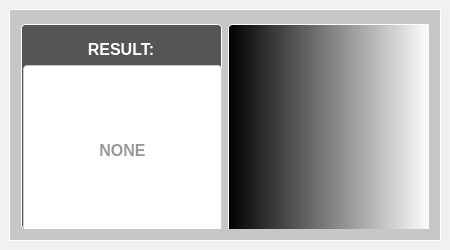
<?xml version="1.0" encoding="UTF-8"?>
<ui version="4.0">
 <class>MainWindow</class>
 <widget class="QMainWindow" name="MainWindow">
  <property name="geometry">
   <rect>
    <x>0</x>
    <y>0</y>
    <width>450</width>
    <height>250</height>
   </rect>
  </property>
  <property name="minimumSize">
   <size>
    <width>450</width>
    <height>250</height>
   </size>
  </property>
  <property name="maximumSize">
   <size>
    <width>450</width>
    <height>250</height>
   </size>
  </property>
  <property name="cursor">
   <cursorShape>PointingHandCursor</cursorShape>
  </property>
  <property name="windowTitle">
   <string>Scanner S4-190</string>
  </property>
  <property name="windowIcon">
   <iconset theme="/Logo.png">
    <normaloff>../../S4190_Rebuild</normaloff>../../S4190_Rebuild</iconset>
  </property>
  <property name="styleSheet">
   <string notr="true"/>
  </property>
  <widget class="QWidget" name="centralwidget">
   <property name="minimumSize">
    <size>
     <width>450</width>
     <height>250</height>
    </size>
   </property>
   <property name="maximumSize">
    <size>
     <width>450</width>
     <height>250</height>
    </size>
   </property>
   <property name="styleSheet">
    <string notr="true">background-color: #f1f1f1</string>
   </property>
   <layout class="QHBoxLayout" name="horizontalLayout">
    <item>
     <widget class="QGroupBox" name="MainWrapper">
      <property name="cursor">
       <cursorShape>PointingHandCursor</cursorShape>
      </property>
      <property name="styleSheet">
       <string notr="true">background-color: #c7c7c7; border: 1px solid #fff;</string>
      </property>
      <property name="title">
       <string/>
      </property>
      <layout class="QHBoxLayout" name="horizontalLayout_2">
       <item>
        <widget class="QGroupBox" name="ResultBox">
         <property name="styleSheet">
          <string notr="true">background-color: rgb(85, 85, 85); border-radius: 4px; color: #fff;font-weight: bold;</string>
         </property>
         <property name="title">
          <string/>
         </property>
         <widget class="QLabel" name="ResultText">
          <property name="geometry">
           <rect>
            <x>30</x>
            <y>0</y>
            <width>140</width>
            <height>51</height>
           </rect>
          </property>
          <property name="font">
           <font>
            <family>Segoe UI</family>
            <pointsize>12</pointsize>
            <weight>75</weight>
            <italic>false</italic>
            <bold>true</bold>
           </font>
          </property>
          <property name="styleSheet">
           <string notr="true">
font: 12pt &quot;Segoe UI&quot;; border: none; color: #fff; background: none; font-weight: bold;</string>
          </property>
          <property name="text">
           <string>RESULT:</string>
          </property>
          <property name="alignment">
           <set>Qt::AlignCenter</set>
          </property>
         </widget>
         <widget class="QLabel" name="ResultContent">
          <property name="geometry">
           <rect>
            <x>2</x>
            <y>41</y>
            <width>199</width>
            <height>171</height>
           </rect>
          </property>
          <property name="styleSheet">
           <string notr="true">font-size: 16px;
font: 16pt &quot;Segoe UI&quot;; border: 1px solid #ccc; color: #999; background-color: #fff;</string>
          </property>
          <property name="text">
           <string>NONE</string>
          </property>
          <property name="alignment">
           <set>Qt::AlignCenter</set>
          </property>
         </widget>
        </widget>
       </item>
       <item>
        <widget class="QGroupBox" name="CamBox1">
         <property name="cursor">
          <cursorShape>PointingHandCursor</cursorShape>
         </property>
         <property name="styleSheet">
          <string notr="true">background-color:qlineargradient(spread:pad, x1:0, y1:0, x2:1, y2:0, stop:0 rgba(0, 0, 0, 255), stop:1 rgba(255, 255, 255, 255)); border-radius: 4px; color: #fff; font-weight: bold; color: #fff;</string>
         </property>
         <property name="title">
          <string>CAMERA 1</string>
         </property>
         <widget class="QLabel" name="Frame1">
          <property name="geometry">
           <rect>
            <x>0</x>
            <y>0</y>
            <width>203</width>
            <height>212</height>
           </rect>
          </property>
          <property name="styleSheet">
           <string notr="true">border-radius: 4px;</string>
          </property>
          <property name="text">
           <string/>
          </property>
         </widget>
        </widget>
       </item>
      </layout>
     </widget>
    </item>
   </layout>
  </widget>
 </widget>
 <resources/>
 <connections/>
</ui>
